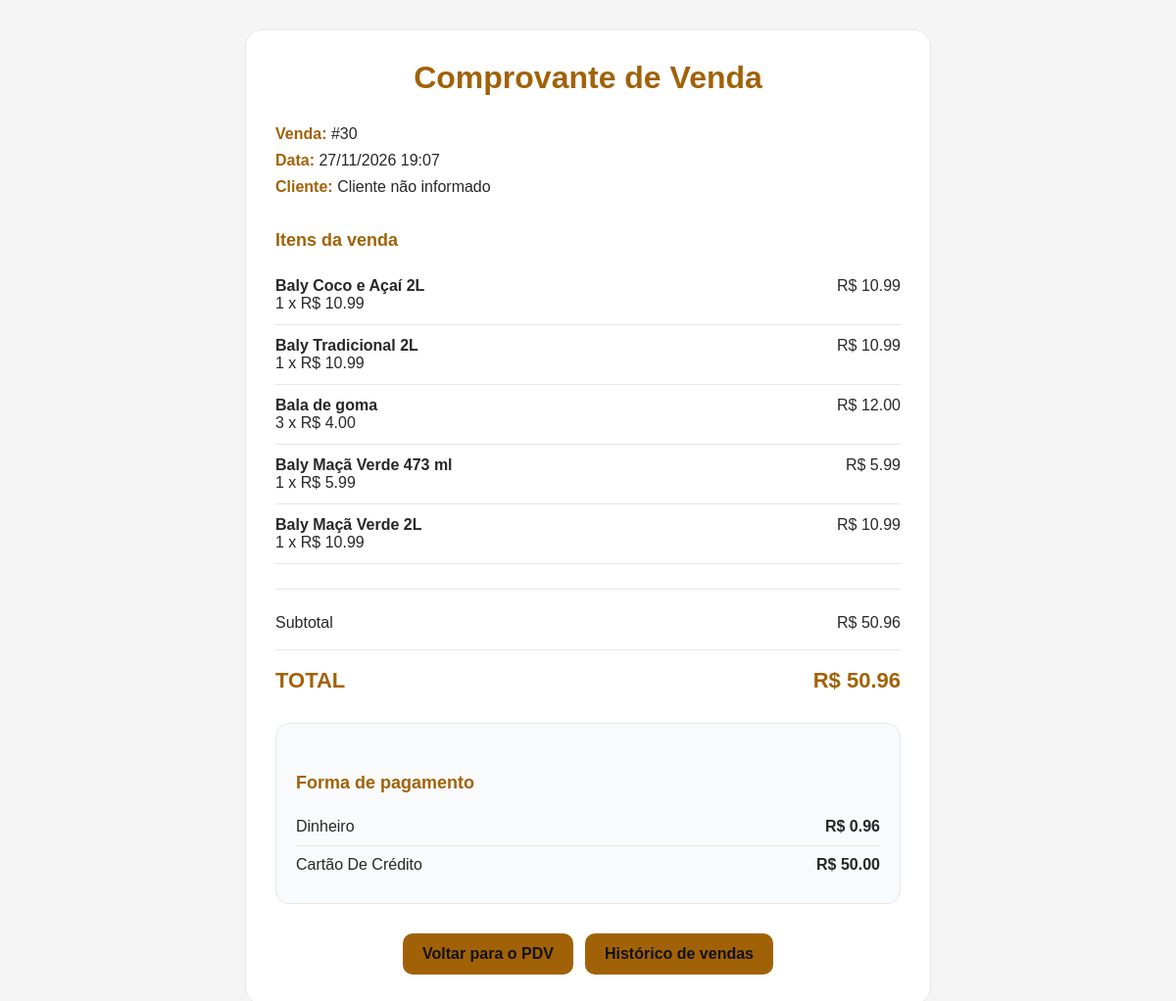
The page /pdv/venda/30 (signed in) on the database its author committed.
### app/models/venda.py (models this page shows, shortened)
class Venda(Base):
    __tablename__ = "vendas"
    id = Column(Integer, primary_key=True, index=True)
    cliente_id = Column(
        Integer,
        ForeignKey("clientes.id", ondelete="SET NULL"),
        nullable=True
    )
    usuario_id = Column(
        Integer,
        ForeignKey("usuarios.id", ondelete="SET NULL"),
        nullable=True
    )
    total_bruto = Column(
        Float,
        nullable=False,
        default=0.0
    )
    total_liquido = Column(
        Float,
        nullable=False,
        default=0.0
    )
    desconto = Column(
        Float,
        nullable=False,
        default=0.0
    )
    tipo_desconto = Column(
        String(20),
        nullable=True
    )
    forma_pagamento_1 = Column(
        String(50),
        nullable=True
    )
    valor_pagamento_1 = Column(
        Float,
        nullable=False,
        default=0.0
    )
    forma_pagamento_2 = Column(
        String(50),
        nullable=True
    )
    valor_pagamento_2 = Column(
        Float,
        nullable=False,
        default=0.0
    )
    observacao = Column(
        String(255),
        nullable=True
    )
    criado_em = Column(
        DateTime,
        server_default=func.now()
    )
    cliente = relationship(
        "Cliente",
        back_populates="vendas"
    )
    usuario = relationship(
        "Usuario",
        backref="vendas"
    )
    itens = relationship(
        "ItemVenda",
        back_populates="venda",
        cascade="all, delete-orphan"
    )

class ItemVenda(Base):
    __tablename__ = "itens_venda"
    id = Column(
        Integer,
        primary_key=True,
        index=True
    )
    venda_id = Column(
        Integer,
        ForeignKey("vendas.id", ondelete="CASCADE"),
        nullable=False
    )
    produto_id = Column(
        Integer,
        ForeignKey("produtos.id", ondelete="SET NULL"),
        nullable=True
    )
    produto_nome = Column(
        String(150),
        nullable=False
    )
    quantidade = Column(
        Integer,
        nullable=False
    )
    preco_unitario = Column(
        Float,
        nullable=False
    )
    venda = relationship(
        "Venda",
        back_populates="itens"
    )
    produto = relationship(
        "Produto",
        backref="itens_venda"
    )

### app/controllers/pdv_controller.py (the view)
@router.get("/venda/{venda_id}")
def detalhe_venda(
    venda_id: int,
    request: Request,
    db: Session = Depends(get_db),
    usuario=Depends(get_usuario_logado)
):
    venda = (
        db.query(Venda)
        .filter(Venda.id == venda_id)
        .first()
    )
    if not venda:
        return RedirectResponse(
            url="/pdv/",
            status_code=303
        )
    return templates.TemplateResponse(
        request,
        "pdv/comprovante.html",
        {
            "request": request,
            "usuario": usuario,
            "venda": venda
        }
    )

### app/templates/pdv/comprovante.html (shortened to what this page needs)
<!DOCTYPE html>
<html lang="pt-BR">
<head>
</head>
<body>
    <div class="comprovante">
        <h1>Comprovante de Venda</h1>
        <div class="informacoes">
            <div>
                <strong>Venda:</strong>
                #{{ venda.id }}
            </div>
            <div>
                <strong>Data:</strong>
                {{ venda.criado_em.strftime("%d/%m/%Y %H:%M") if venda.criado_em else "-" }}
            </div>
            <div>
                <strong>Cliente:</strong>
                {% if venda.cliente %}
                    {{ venda.cliente.nome }}
                {% else %}
                    Cliente não informado
                {% endif %}
            </div>
        </div>
        <h2>Itens da venda</h2>
        {% for item in venda.itens %}
        <div class="item">
            <div class="item-nome">
                <strong>{{ item.produto_nome }}</strong>
                <br>
                {{ item.quantidade }} x
                R$ {{ "%.2f"|format(item.preco_unitario) }}
            </div>
            <div class="item-valor">
                R$ {{ "%.2f"|format(item.subtotal) }}
            </div>
        </div>
        {% endfor %}
        <div class="totais">
            <div class="total-linha">
                <span>Subtotal</span>
                <span>
                    R$ {{ "%.2f"|format(venda.total_bruto) }}
                </span>
            </div>
            <div class="total-final">
                <span>TOTAL</span>
                <span>
                    R$ {{ "%.2f"|format(venda.total_liquido) }}
                </span>
            </div>
        </div>
        <div class="pagamentos">
            <h2>Forma de pagamento</h2>
            {% if venda.forma_pagamento_1 %}
            <div class="pagamento">
                <span class="forma-pagamento">
                    {% if venda.forma_pagamento_1 == "dinheiro" %}
                        Dinheiro
                    {% elif venda.forma_pagamento_1 == "pix" %}
                        PIX
                    {% elif venda.forma_pagamento_1 == "cartao_credito" %}
                        Cartão de crédito
                    {% elif venda.forma_pagamento_1 == "cartao_debito" %}
                        Cartão de débito
                    {% else %}
                        {{ venda.forma_pagamento_1 }}
                    {% endif %}
                </span>
                <strong>
                    R$ {{ "%.2f"|format(venda.valor_pagamento_1) }}
                </strong>
            </div>
            {% endif %}
            {% if venda.forma_pagamento_2 and venda.valor_pagamento_2 > 0 %}
            <div class="pagamento">
                <span class="forma-pagamento">
                    {% if venda.forma_pagamento_2 == "dinheiro" %}
                        Dinheiro
                    {% elif venda.forma_pagamento_2 == "pix" %}
                        PIX
                    {% elif venda.forma_pagamento_2 == "cartao_credito" %}
                        Cartão de crédito
                    {% elif venda.forma_pagamento_2 == "cartao_debito" %}
                        Cartão de débito
                    {% else %}
                        {{ venda.forma_pagamento_2 }}
                    {% endif %}
                </span>
                <strong>
                    R$ {{ "%.2f"|format(venda.valor_pagamento_2) }}
                </strong>
            </div>
            {% endif %}
        </div>
        <div class="botoes">
            <a href="/pdv/" class="botao">
                Voltar para o PDV
            </a>
            <a href="/pdv/historico" class="botao">
                Histórico de vendas
            </a>
        </div>
    </div>
</body>
</html>

### app/templates/pdv/comprovante.html (style rules this page uses)
:root { color-scheme: light; --fundo: #F5F5F5; --card: #FFFFFF; --texto: #27272A; --texto-secundario: #52525B; --dourado: #A16207; --dourado-hover: #854D0E; --borda: #E5E7EB; --fundo-secundario: #F9FAFB; --desconto: #15803D; --botao-texto: #121212; }
* { box-sizing: border-box; }
body { margin: 0; padding: 30px; background: var(--fundo); color: var(--texto); font-family: Arial, sans-serif; transition: background 0.2s, color 0.2s; }
.comprovante { max-width: 700px; margin: 0 auto; background: var(--card); border: 1px solid var(--borda); border-radius: 18px; padding: 30px; box-sizing: border-box; }
h1 { text-align: center; color: var(--dourado); margin-top: 0; margin-bottom: 25px; }
h2 { color: var(--dourado); font-size: 18px; margin-top: 30px; margin-bottom: 15px; }
.informacoes { margin-bottom: 25px; line-height: 1.7; }
.informacoes strong { color: var(--dourado); }
.item { display: flex; justify-content: space-between; gap: 20px; padding: 12px 0; border-bottom: 1px solid var(--borda); }
.item-nome { flex: 1; }
.item-valor { white-space: nowrap; }
.totais { margin-top: 25px; padding-top: 15px; border-top: 1px solid var(--borda); }
.total-linha { display: flex; justify-content: space-between; gap: 20px; margin: 10px 0; }
.total-final { display: flex; justify-content: space-between; gap: 20px; margin-top: 18px; padding-top: 18px; border-top: 1px solid var(--borda); color: var(--dourado); font-size: 22px; font-weight: bold; }
.pagamentos { margin-top: 30px; padding: 20px; background: var(--fundo-secundario); border-radius: 14px; border: 1px solid var(--borda); }
.pagamento { display: flex; justify-content: space-between; gap: 20px; padding: 10px 0; border-bottom: 1px solid var(--borda); }
.pagamento:last-child { border-bottom: none; }
.forma-pagamento { text-transform: capitalize; }
.botoes { display: flex; justify-content: center; gap: 12px; margin-top: 30px; }
.botao { display: inline-block; padding: 12px 20px; border-radius: 10px; text-decoration: none; background: var(--dourado); color: var(--botao-texto); font-weight: bold; transition: 0.2s; }

### rows shown on the page
Venda: id "30", criado_em "27/11/2026 19:07", total_bruto "50.96", total_liquido "50.96", valor_pagamento_1 "0.96", valor_pagamento_2 "50.00"
ItemVenda: produto_nome "Baly Coco e Açaí 2L", quantidade "1", preco_unitario "10.99", subtotal "10.99"
ItemVenda: produto_nome "Baly Tradicional 2L", quantidade "1", preco_unitario "10.99", subtotal "10.99"
ItemVenda: produto_nome "Bala de goma", quantidade "3", preco_unitario "4.00", subtotal "12.00"
ItemVenda: produto_nome "Baly Maçã Verde 473 ml", quantidade "1", preco_unitario "5.99", subtotal "5.99"
ItemVenda: produto_nome "Baly Maçã Verde 2L", quantidade "1", preco_unitario "10.99", subtotal "10.99"
